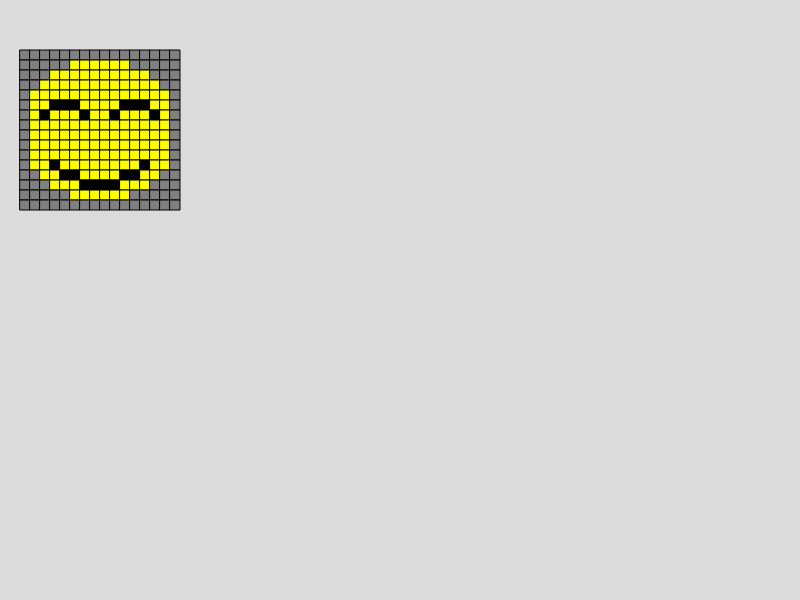
Frame 1 (no input)
Frame 60 (no input): identical to frame 1, image omitted
Frame 120 (the mouse pressed at the canvas centre since frame 60): identical to frame 1, image omitted

The p5.js sketch that drew this single still picture (run headless with seeded random() and noise() and a simulated clock; from frame 60 on, the mouse is pressed at the canvas centre):

// p5.js sketch
// ── sketch.js
let pixels = [];
let pixelSize = 10;
let pixelColors = ['grey', 'yellow', 'black', 'lightgrey'];

function setup() {
  createCanvas(800, 600);
}

function draw() {
  background(220);

  render(happy);
}

function render(array) {
  for (let y = 0; y < array.length; y++) {
    for (let x = 0; x < array[0].length; x++) {
      fill(pixelColors[array[y][x]]);
      rect(20 + x * pixelSize, 50 + y * pixelSize, pixelSize, pixelSize);
    }
  }
}

// ── functions.js
function thisIsATraditionalFunction() {}

const thisIsAnAnonymousFunction = function () {};

const thisIsAnArrowFunction = () => {};

// ── mood.js
const happy = [
  [0, 0, 0, 0, 0, 0, 0, 0, 0, 0, 0, 0, 0, 0, 0, 0],
  [0, 0, 0, 0, 0, 1, 1, 1, 1, 1, 1, 0, 0, 0, 0, 0],
  [0, 0, 0, 1, 1, 1, 1, 1, 1, 1, 1, 1, 1, 0, 0, 0],
  [0, 0, 1, 1, 1, 1, 1, 1, 1, 1, 1, 1, 1, 1, 0, 0],
  [0, 1, 1, 1, 1, 1, 1, 1, 1, 1, 1, 1, 1, 1, 1, 0],
  [0, 1, 1, 2, 2, 2, 1, 1, 1, 1, 2, 2, 2, 1, 1, 0],
  [0, 1, 2, 1, 1, 1, 2, 1, 1, 2, 1, 1, 1, 2, 1, 0],
  [0, 1, 1, 1, 1, 1, 1, 1, 1, 1, 1, 1, 1, 1, 1, 0],
  [0, 1, 1, 1, 1, 1, 1, 1, 1, 1, 1, 1, 1, 1, 1, 0],
  [0, 1, 1, 1, 1, 1, 1, 1, 1, 1, 1, 1, 1, 1, 1, 0],
  [0, 1, 1, 1, 1, 1, 1, 1, 1, 1, 1, 1, 1, 1, 1, 0],
  [0, 1, 1, 2, 1, 1, 1, 1, 1, 1, 1, 1, 2, 1, 1, 0],
  [0, 0, 1, 1, 2, 2, 1, 1, 1, 1, 2, 2, 1, 1, 0, 0],
  [0, 0, 0, 1, 1, 1, 2, 2, 2, 2, 1, 1, 1, 0, 0, 0],
  [0, 0, 0, 0, 0, 1, 1, 1, 1, 1, 1, 0, 0, 0, 0, 0],
  [0, 0, 0, 0, 0, 0, 0, 0, 0, 0, 0, 0, 0, 0, 0, 0],
];

const sad = [
  [0, 0, 0, 0, 0, 0, 0, 0, 0, 0, 0, 0, 0, 0, 0, 0],
  [0, 0, 0, 0, 0, 1, 1, 1, 1, 1, 1, 0, 0, 0, 0, 0],
  [0, 0, 0, 1, 1, 1, 1, 1, 1, 1, 1, 1, 1, 0, 0, 0],
  [0, 0, 1, 1, 1, 1, 1, 1, 1, 1, 1, 1, 1, 1, 0, 0],
  [0, 1, 1, 1, 2, 2, 1, 1, 1, 1, 2, 2, 1, 1, 1, 0],
  [0, 1, 1, 2, 2, 1, 1, 1, 1, 1, 1, 2, 2, 1, 1, 0],
  [0, 1, 1, 2, 1, 1, 1, 1, 1, 1, 1, 1, 2, 1, 1, 0],
  [0, 1, 1, 1, 1, 1, 1, 1, 1, 1, 1, 1, 1, 1, 1, 0],
  [0, 1, 1, 1, 1, 1, 1, 1, 1, 1, 1, 1, 1, 1, 1, 0],
  [0, 1, 1, 1, 1, 1, 2, 2, 2, 2, 1, 1, 1, 1, 1, 0],
  [0, 1, 1, 1, 1, 2, 1, 1, 1, 1, 2, 1, 1, 1, 1, 0],
  [0, 1, 1, 1, 2, 1, 1, 1, 1, 1, 1, 2, 1, 1, 1, 0],
  [0, 0, 1, 1, 1, 1, 1, 1, 1, 1, 1, 1, 1, 1, 0, 0],
  [0, 0, 0, 1, 1, 1, 1, 1, 1, 1, 1, 1, 1, 0, 0, 0],
  [0, 0, 0, 0, 0, 1, 1, 1, 1, 1, 1, 0, 0, 0, 0, 0],
  [0, 0, 0, 0, 0, 0, 0, 0, 0, 0, 0, 0, 0, 0, 0, 0],
];

const neutral = [
  [0, 0, 0, 0, 0, 0, 0, 0, 0, 0, 0, 0, 0, 0, 0, 0],
  [0, 0, 0, 0, 0, 1, 1, 1, 1, 1, 1, 0, 0, 0, 0, 0],
  [0, 0, 0, 1, 1, 1, 1, 1, 1, 1, 1, 1, 1, 0, 0, 0],
  [0, 0, 1, 1, 1, 1, 1, 1, 1, 1, 1, 1, 1, 1, 0, 0],
  [0, 1, 1, 1, 2, 2, 1, 1, 1, 1, 2, 2, 1, 1, 1, 0],
  [0, 1, 1, 1, 2, 2, 1, 1, 1, 1, 2, 2, 1, 1, 1, 0],
  [0, 1, 1, 1, 1, 1, 1, 1, 1, 1, 1, 1, 1, 1, 1, 0],
  [0, 1, 1, 1, 1, 1, 1, 1, 1, 1, 1, 1, 1, 1, 1, 0],
  [0, 1, 1, 1, 1, 1, 1, 1, 1, 1, 1, 1, 1, 1, 1, 0],
  [0, 1, 1, 1, 1, 1, 1, 1, 1, 1, 1, 1, 1, 1, 1, 0],
  [0, 1, 1, 1, 1, 1, 1, 1, 1, 1, 1, 1, 1, 1, 1, 0],
  [0, 1, 1, 1, 1, 1, 1, 1, 1, 1, 1, 1, 1, 1, 1, 0],
  [0, 0, 1, 1, 1, 1, 2, 2, 1, 1, 1, 1, 1, 1, 0, 0],
  [0, 0, 0, 1, 1, 1, 1, 1, 1, 1, 1, 1, 1, 0, 0, 0],
  [0, 0, 0, 0, 0, 1, 1, 1, 1, 1, 1, 0, 0, 0, 0, 0],
  [0, 0, 0, 0, 0, 0, 0, 0, 0, 0, 0, 0, 0, 0, 0, 0],
];

const dead = [
  [0, 0, 0, 0, 0, 0, 0, 0, 0, 0, 0, 0, 0, 0, 0, 0],
  [0, 0, 0, 0, 0, 3, 3, 3, 3, 3, 3, 0, 0, 0, 0, 0],
  [0, 0, 0, 3, 3, 3, 3, 3, 3, 3, 3, 3, 3, 0, 0, 0],
  [0, 0, 3, 2, 3, 2, 3, 3, 3, 2, 3, 2, 3, 3, 0, 0],
  [0, 3, 3, 3, 2, 3, 3, 3, 3, 3, 2, 3, 3, 3, 3, 0],
  [0, 3, 3, 2, 3, 2, 3, 3, 3, 2, 3, 2, 3, 3, 3, 0],
  [0, 3, 3, 3, 3, 3, 3, 3, 3, 3, 3, 3, 3, 3, 3, 0],
  [0, 3, 3, 3, 3, 3, 3, 3, 3, 3, 3, 3, 3, 3, 3, 0],
  [0, 3, 3, 3, 3, 3, 3, 3, 3, 3, 3, 3, 3, 3, 3, 0],
  [0, 3, 3, 3, 3, 3, 3, 3, 3, 3, 3, 3, 3, 3, 3, 0],
  [0, 3, 3, 3, 3, 3, 2, 3, 3, 3, 3, 3, 3, 3, 3, 0],
  [0, 3, 3, 3, 3, 2, 2, 2, 2, 3, 3, 3, 3, 3, 3, 0],
  [0, 0, 3, 3, 3, 3, 2, 2, 3, 3, 3, 3, 3, 3, 0, 0],
  [0, 0, 0, 3, 3, 3, 3, 3, 3, 3, 3, 3, 3, 0, 0, 0],
  [0, 0, 0, 0, 0, 3, 3, 3, 3, 3, 3, 0, 0, 0, 0, 0],
  [0, 0, 0, 0, 0, 0, 0, 0, 0, 0, 0, 0, 0, 0, 0, 0],
];
